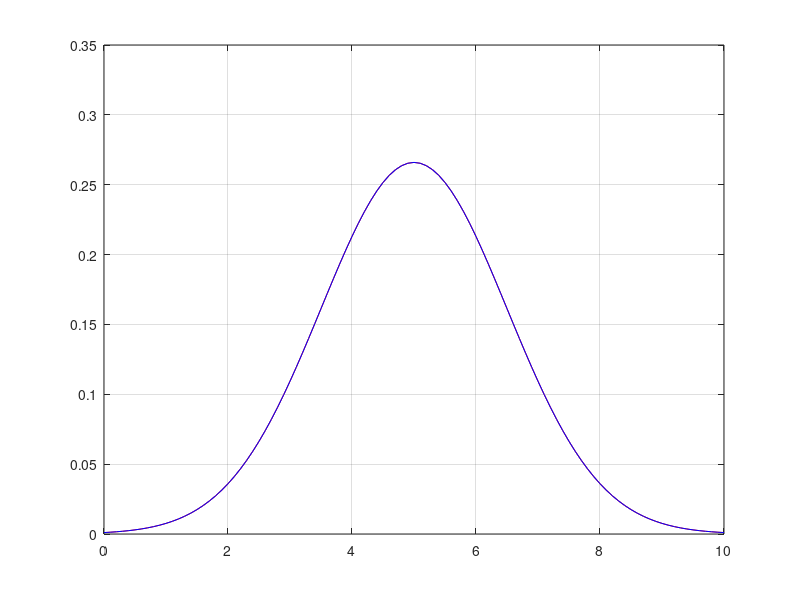

Reproduce this figure in MATLAB.
clear, clc, close

mu = 5;
sigma = 1.5;

err = inf;
sigma2 = 0;
sig = 0;
for sig = 0.1 : .1 : 10
    rand_x = normrnd(0, 1, [1, 10]);
    
    x = mu + sig * rand_x;

    y1 = normpdf(x, mu, sigma);    
    y2 = normpdf(x, mu, sig);
    err_est = sum(abs(y1 - y2));

    if(err_est < err)
        err = err_est;
        sigma2 = sig;
    end
end

x = 0:.1:10;
y = normpdf(x, mu, sigma2);
y_real = normpdf(x, mu, sigma);

figure, hold on
plot(x, y_real, '-r')
plot(x, y, '-b')
grid on, box on

